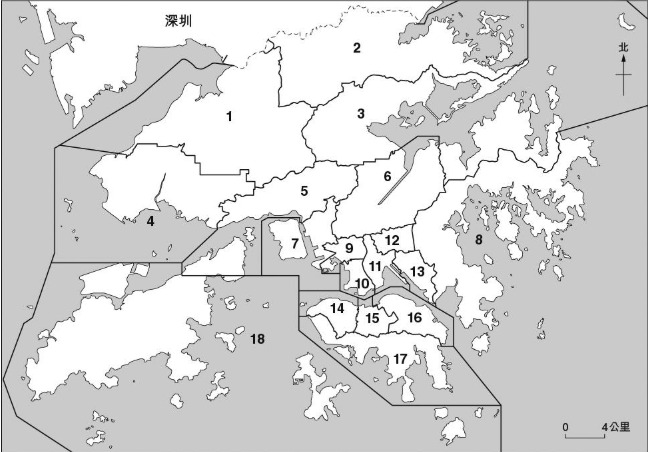
#> input picture maps/hk-18-question.jpg, 648 x 452 px, found by its file name
$ python build-hit-map.py
#> lines starting #> are read from the running program, lines starting #| are printed output that depends on the picture
#!/usr/bin/env python3
"""Build a district hit-map from the numbered question map."""

from __future__ import annotations

from collections import deque
from pathlib import Path

from PIL import Image, ImageDraw

ROOT = Path(__file__).resolve().parents[1]
SRC = ROOT / "public/maps/hk-18-question.jpg"
HIT = ROOT / "public/maps/hk-18-hit.png"
PREVIEW = Path("/tmp/hk-18-hit-preview.png")

# Percent centres near each printed number on the question map.
SEEDS: list[tuple[int, float, float]] = [
    (1, 32, 26),
    (2, 55, 13),
    (3, 60, 26),
    (4, 20, 47),
    (5, 47, 40),
    (6, 65, 40),
    (7, 44, 54),
    (8, 80, 50),
    (9, 55, 55),
    (10, 56, 63),
    (11, 61, 59),
    (12, 63, 53),
    (13, 68, 59),
    (14, 52, 71),
    (15, 60, 71),
    (16, 70, 70),
    (17, 62, 80),
    (18, 40, 74),
]

# Outlying islands that are not connected to the numbered landmass.
EXTRA_SEEDS: list[tuple[int, float, float]] = [
    (2, 50, 14),
    (2, 62, 12),
    (2, 72, 8),
    (3, 70, 28),
    (10, 57, 64),
    (11, 60, 60),
    (13, 66, 60),
    (16, 66, 70),
    (16, 72, 69),
    (17, 58, 82),
    (7, 34, 58),
    (8, 76, 40),
    (8, 80, 42),
    (8, 84, 46),
    (8, 77, 31),
    (8, 90, 42),
    (8, 88, 58),
    (8, 74, 46),
    (16, 74, 69),
    (18, 22, 62),
    (18, 28, 70),
    (18, 18, 68),
    (18, 48, 78),
    (18, 12, 78),
    (18, 35, 82),
]

# Extra walls where the JPEG outline has a gap.
BARRIER_LINES: list[list[tuple[float, float]]] = [
    [(69.0, 64.0), (70.0, 58.0), (71.0, 52.0), (72.0, 46.0), (73.0, 40.0), (74.0, 36.0)],
]

PALETTE = {
    1: (244, 114, 182),
    2: (129, 140, 248),
    3: (56, 189, 248),
    4: (192, 132, 252),
    5: (125, 211, 252),
    6: (253, 224, 71),
    7: (74, 222, 128),
    8: (34, 197, 94),
    9: (251, 191, 36),
    10: (248, 113, 113),
    11: (251, 146, 60),
    12: (250, 204, 21),
    13: (45, 212, 191),
    14: (96, 165, 250),
    15: (232, 121, 249),
    16: (167, 139, 250),
    17: (120, 113, 108),
    18: (252, 165, 165),
}


def brightness(rgb: tuple[int, int, int]) -> float:
    return (rgb[0] + rgb[1] + rgb[2]) / 3


def is_land(rgb: tuple[int, int, int]) -> bool:
    return brightness(rgb) >= 238


def is_barrier(rgb: tuple[int, int, int]) -> bool:
    return brightness(rgb) < 150


def is_water(rgb: tuple[int, int, int]) -> bool:
    value = brightness(rgb)
    return 175 <= value <= 230 and max(rgb) - min(rgb) <= 12


def dilate_mask(mask: list[list[bool]], width: int, height: int, radius: int) -> list[list[bool]]:
    out = [row[:] for row in mask]
    for y in range(height):
        for x in range(width):
            if not mask[y][x]:
                continue
            for dy in range(-radius, radius + 1):
                for dx in range(-radius, radius + 1):
                    nx, ny = x + dx, y + dy
                    if 0 <= nx < width and 0 <= ny < height:
                        out[ny][nx] = True
    return out


def land_neighbors(passable: list[list[bool]], width: int, height: int, x: int, y: int) -> int:
    count = 0
    for nx, ny in ((x - 1, y), (x + 1, y), (x, y - 1), (x, y + 1)):
        if 0 <= nx < width and 0 <= ny < height and passable[ny][nx]:
            count += 1
    return count


def find_land(passable: list[list[bool]], width: int, height: int, x: int, y: int) -> tuple[int, int] | None:
    best: tuple[int, int] | None = None
    best_score = -1
    for radius in range(0, 40):
        for dy in range(-radius, radius + 1):
            for dx in range(-radius, radius + 1):
                if max(abs(dx), abs(dy)) != radius:
                    continue
                nx, ny = x + dx, y + dy
                if not (0 <= nx < width and 0 <= ny < height and passable[ny][nx]):
                    continue
                score = land_neighbors(passable, width, height, nx, ny)
                if score >= 3:
                    return nx, ny
                if score > best_score:
                    best = (nx, ny)
                    best_score = score
        if best and best_score >= 2:
            return best
    return best


def main() -> None:
    source = Image.open(SRC).convert("RGB")
#> source is the input picture: PIL image 648x452 RGB; min 5, max 255, mean 214.5
    width, height = source.size
#> width = 648; height = 452
    pixels = source.load()
    barriers = dilate_mask(
        [[is_barrier(pixels[x, y]) for x in range(width)] for y in range(height)],
        width,
        height,
        2,
    )
#> in dilate_mask, `out = [row[:] for row in mask]`: out = 452 items
#> barriers = 452 items
    for line in BARRIER_LINES:
        points = [(int(px / 100 * width), int(py / 100 * height)) for px, py in line]
        for (x0, y0), (x1, y1) in zip(points, points[1:]):
            steps = max(abs(x1 - x0), abs(y1 - y0), 1)
            for step in range(steps + 1):
                x = x0 + (x1 - x0) * step // steps
                y = y0 + (y1 - y0) * step // steps
                for dy in range(-2, 3):
                    for dx in range(-2, 3):
                        nx, ny = x + dx, y + dy
                        if 0 <= nx < width and 0 <= ny < height:
                            barriers[ny][nx] = True
    # Open a small hole on each printed number so the seed can enter the region.
    for _, px, py in SEEDS:
        cx, cy = int(px / 100 * width), int(py / 100 * height)
        for dy in range(-3, 4):
            for dx in range(-3, 4):
                if dx * dx + dy * dy > 9:
                    continue
                nx, ny = cx + dx, cy + dy
                if 0 <= nx < width and 0 <= ny < height:
                    barriers[ny][nx] = False
    passable = [
        [is_land(pixels[x, y]) and not barriers[y][x] for x in range(width)]
        for y in range(height)
    ]
#> passable = 452 items
    labels = [[0 for _ in range(width)] for _ in range(height)]

    def flood(start: tuple[int, int], number: int) -> int:
        if labels[start[1]][start[0]]:
            return 0
        queue = deque([start])
        labels[start[1]][start[0]] = number
        count = 1
        while queue:
            x, y = queue.popleft()
            for nx, ny in ((x - 1, y), (x + 1, y), (x, y - 1), (x, y + 1)):
                if 0 <= nx < width and 0 <= ny < height and passable[ny][nx] and labels[ny][nx] == 0:
                    labels[ny][nx] = number
                    count += 1
                    queue.append((nx, ny))
        return count

    for number, px, py in SEEDS + EXTRA_SEEDS:
        start = find_land(passable, width, height, int(px / 100 * width), int(py / 100 * height))
        if start is None:
            print("missing seed", number, px, py)
            continue
        flood(start, number)
#> this loop made 43 passes
#> start on passes 1 to 12: (207, 117), (356, 58), (387, 116), (129, 212), (304, 180), (421, 180), (285, 244), (517, 227), (356, 248), (360, 283), (397, 264), (408, 239)

    neighbors = ((-1, 0), (1, 0), (0, -1), (0, 1), (-1, -1), (1, -1), (-1, 1), (1, 1))

    def dilate(steps: int, allowed: list[list[bool]]) -> None:
        nonlocal labels
        for _ in range(steps):
            nxt = [row[:] for row in labels]
            changed = False
            for y in range(height):
                for x in range(width):
                    if labels[y][x] or not allowed[y][x]:
                        continue
                    votes = [
                        labels[y + dy][x + dx]
                        for dx, dy in neighbors
                        if 0 <= x + dx < width and 0 <= y + dy < height and labels[y + dy][x + dx]
                    ]
                    if votes:
                        nxt[y][x] = max(set(votes), key=votes.count)
                        changed = True
            labels = nxt
            if not changed:
                break

    # Fill leftover land pockets and the printed outline.
    land_or_border = [
        [is_land(pixels[x, y]) or is_barrier(pixels[x, y]) for x in range(width)]
        for y in range(height)
    ]
#> land_or_border = 452 items
    dilate(16, land_or_border)
    # Nearby sea counts too — nearest district wins, so the click need not be exact.
    dilate(40, [[True] * width for _ in range(height)])

    counts = {number: 0 for number in range(1, 19)}
    hit = Image.new("RGBA", (width, height), (0, 0, 0, 0))
#> hit: PIL image 648x452 RGBA; every value is 0
    hit_pixels = hit.load()
    preview = source.copy().convert("RGBA")
    draw = ImageDraw.Draw(preview, "RGBA")
    for y in range(height):
        for x in range(width):
            number = labels[y][x]
            if number == 0:
                continue
            counts[number] += 1
            hit_pixels[x, y] = (number * 10, 0, 0, 255)
            color = PALETTE[number]
            current = preview.getpixel((x, y))
            preview.putpixel(
                (x, y),
                (
                    int(current[0] * 0.42 + color[0] * 0.58),
                    int(current[1] * 0.42 + color[1] * 0.58),
                    int(current[2] * 0.42 + color[2] * 0.58),
                    255,
                ),
            )
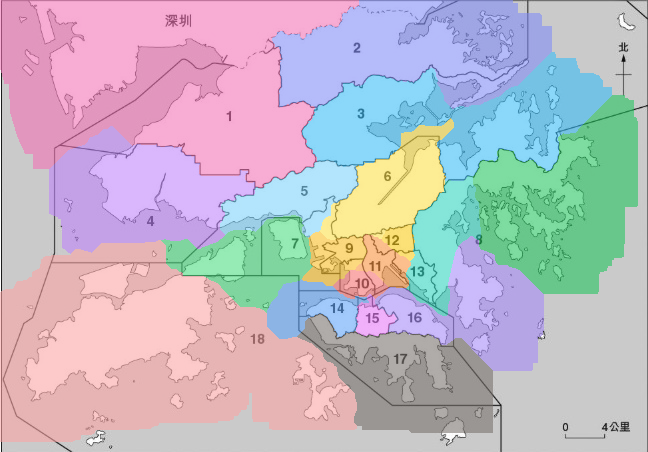
#> preview: PIL image 648x452 RGBA; mean R, G, B, A 191.6, 184.9, 196.2, 255
#> after the loop, counts = 18 items

    for number, px, py in SEEDS:
        x, y = int(px / 100 * width), int(py / 100 * height)
        draw.ellipse((x - 3, y - 3, x + 3, y + 3), outline=(15, 23, 42, 255), width=1)

    hit.save(HIT)
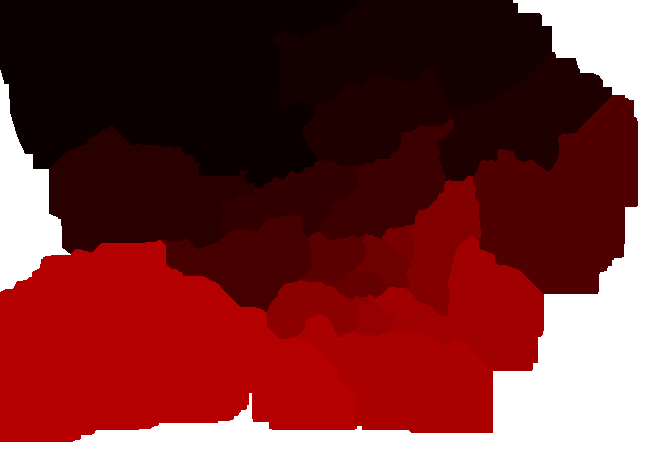
#> saved as hk-18-hit.png: PIL image 648x452 RGBA; mean R, G, B, A 70.3, 0, 0, 210.5; transparent parts drawn white
    preview.save(PREVIEW)
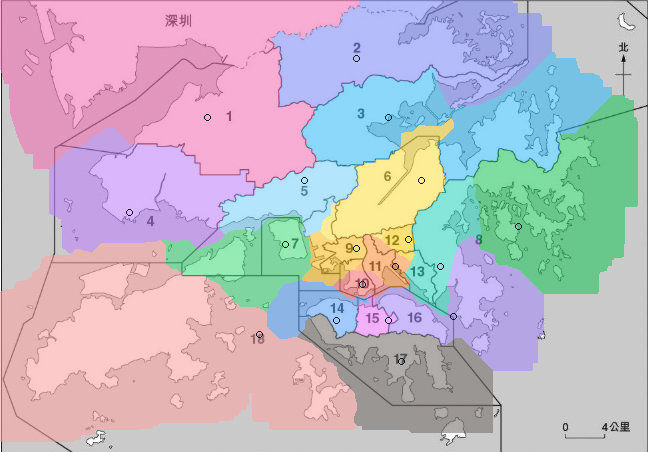
#> saved as hk-18-hit-preview.png: PIL image 648x452 RGBA; mean R, G, B, A 191.5, 184.8, 196, 255
    print("wrote", HIT, hit.size)
#| wrote public/maps/hk-18-hit.png (648, 452)
    print("wrote", PREVIEW)
    for number in range(1, 19):
        print(f"{number:2d} {counts[number]:6d} px")
#> this loop made 18 passes
#|  1  47096 px
#|  2  21686 px
#|  3  20345 px
#|  4  16775 px
#|  5   5730 px
#|  6   8063 px
#|  7   8028 px
#|  8  21505 px
#> (further printed lines are left out)
    print("labelled", sum(counts.values()), "of", width * height)
#| labelled 241839 of 292896


if __name__ == "__main__":
    main()
